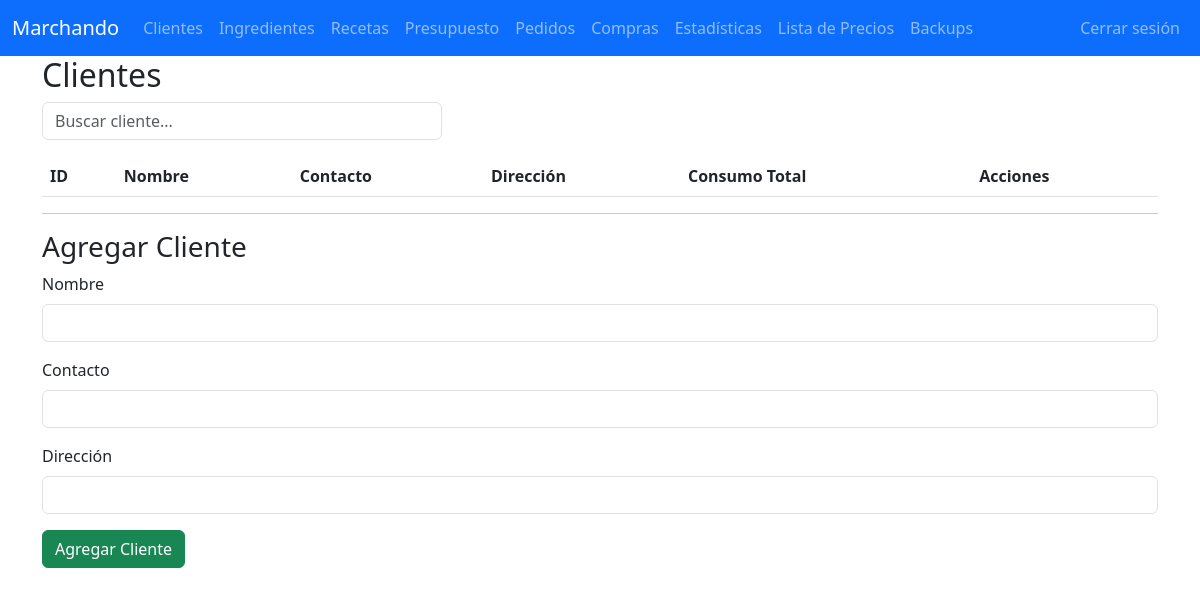
The app's page /clientes (signed in), older data.
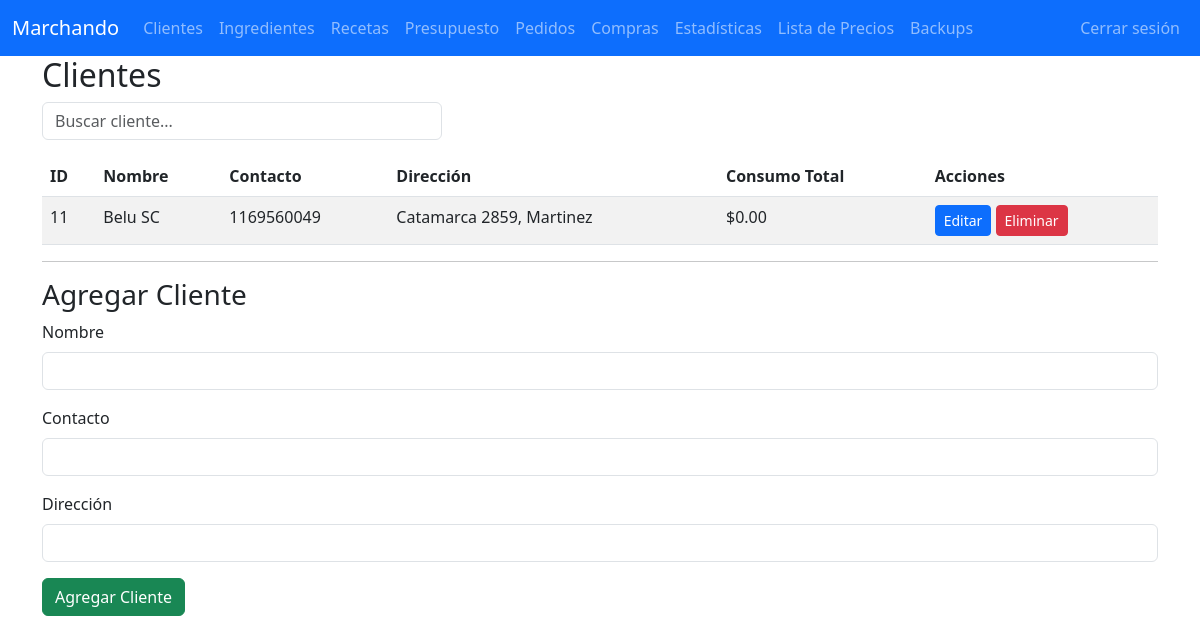
The same page, newer data.
### tables this page shows
CREATE TABLE clientes (
    id INTEGER PRIMARY KEY AUTOINCREMENT,
    nombre TEXT NOT NULL,
    contacto TEXT,
    direccion TEXT
);

### app.py (the view)
@app.route('/clientes')
@login_required
def clientes():
    with get_conn() as conn:
        clientes = conn.execute('''
            SELECT c.*,
                   IFNULL(SUM(p.precio_total), 0) as consumo_total
            FROM clientes c
            LEFT JOIN pedidos p ON c.id = p.cliente_id AND p.estado = 'finalizado'
            GROUP BY c.id
            ORDER BY c.nombre
        ''').fetchall()
    return render_template('clientes.html', clientes=clientes)

### app.py (called while the page is built)
def login_required(f):
    @wraps(f)
    def decorated_function(*args, **kwargs):
        if not session.get('logged_in'): # PRUEBAS LOCALES
            return redirect(url_for('login', next=request.path))
        return f(*args, **kwargs)
    return decorated_function

def get_conn():
    conn = sqlite3.connect(DB_NAME)
    conn.row_factory = sqlite3.Row
    return conn

### templates/clientes.html (shortened to what this page needs)
{% extends "base.html" %}
{% block content %}
<h2>Clientes</h2>
<div class="mb-3">
  <input id="searchInput" class="form-control" placeholder="Buscar cliente..." onkeyup="filterTable()" />
</div>
<table class="table table-striped table-hover" id="clientesTable">
  <thead>
    <tr>
      <th>ID</th>
      <th>Nombre</th>
      <th>Contacto</th>
      <th>Dirección</th>
      <th>Consumo Total</th>
      <th>Acciones</th>
    </tr>
  </thead>
  <tbody>
  {% for c in clientes %}
    <tr>
      <td>{{ c.id }}</td>
      <td>{{ c.nombre }}</td>
      <td>{{ c.contacto }}</td>
      <td>{{ c.direccion }}</td>
      <td>${{ "%.2f"|format(c.consumo_total) }}</td>
        <td>
  <button class="btn btn-sm btn-primary"
          data-id="{{ c.id }}"
          data-nombre="{{ c.nombre }}"
          data-contacto="{{ c.contacto }}"
          data-direccion="{{ c.direccion }}"
          onclick="editarClienteDesdeBoton(this)">
    Editar
  </button>
  <a href="{{ url_for('eliminar_cliente', id=c.id) }}" class="btn btn-sm btn-danger" onclick="return confirm('Eliminar cliente?')">Eliminar</a>
</td>
    </tr>
  {% endfor %}
  </tbody>
</table>
<hr>
<h3>Agregar Cliente</h3>
<form method="POST" action="{{ url_for('nuevo_cliente') }}">
  <div class="mb-3">
    <label for="nombre" class="form-label">Nombre</label>
    <input name="nombre" type="text" class="form-control" id="nombre" required>
  </div>
  <div class="mb-3">
    <label for="contacto" class="form-label">Contacto</label>
    <input name="contacto" type="text" class="form-control" id="contacto">
  </div>
  <div class="mb-3">
    <label for="direccion" class="form-label">Dirección</label>
    <input name="direccion" type="text" class="form-control" id="direccion">
  </div>
  <button type="submit" class="btn btn-success">Agregar Cliente</button>
</form>
{% endblock %}

Row changes from the older to the newer data that the page shows:
added clientes: id "11", nombre "Belu SC", contacto "1169560049", direccion "Catamarca 2859, Martinez", consumo_total "0.00"
